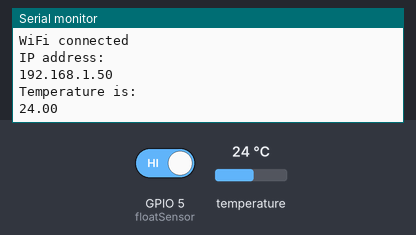
The sketch below on a simulated ESP8266 (NodeMCU). Shown: the last lines printed to the serial monitor. Inputs (shaded band) come from the test bench; at power-on: GPIO 5 (floatSensor) HIGH, temperature 24 °C. WiFi joins after 1.5 s; servers stay silent unless stated; uploads are accepted with an empty reply.

Above: at 2.7 s.
2.8 s: GPIO 5 (floatSensor) driven LOW
At 4.49 s:
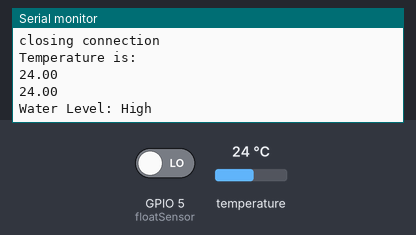
4.5 s: temperature set to 12 °C
At 5.2 s:
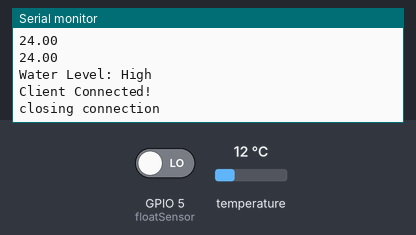
6.0 s: temperature set to 19 °C
At 7.3 s:
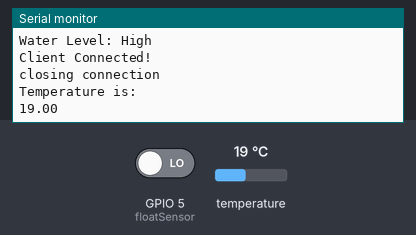
Timing chart, 0 to 9.0 s (numbered marks = the images above; inputs shaded):
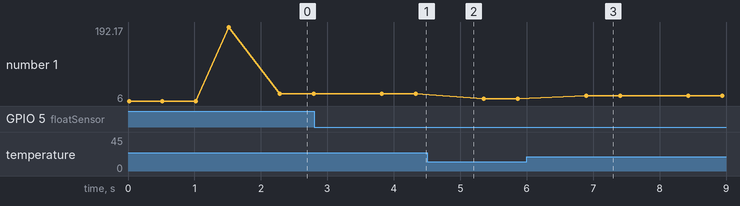

The sketch:

NodeMcu_000Webhost.ino
```cpp
#include <ESP8266WiFi.h> // important libraries for wifi
#include <ESP8266HTTPClient.h> //important libraries for wifi

#include <DallasTemperature.h> // sensor libraries
#include <OneWire.h> // sensor libraries
#define ONE_WIRE_BUS 4                          //D2 pin of nodemcu

OneWire oneWire(ONE_WIRE_BUS);
DallasTemperature sensors(&oneWire);  // Pass the oneWire reference to Dallas Temperature.

char* ssid = "__________"; // your wifi connection
char* password = "___________";
char* host = "dormmate.000webhostapp.com";
int floatSensor = 5;
int buttonState;

void setup()
{
    Serial.begin(115200);
    sensors.begin();
    pinMode(floatSensor, INPUT_PULLUP);
    // We start by connecting to a WiFi network

    Serial.println();
    Serial.println();
    Serial.print("Connecting to ");
    Serial.println(ssid);

    WiFi.begin(ssid, password);
    Serial.println("Starting Wifi");
    while (WiFi.status() != WL_CONNECTED) {
        Serial.print(WiFi.status());
        delay(500);
        Serial.print(".");
    }

    Serial.println("");
    Serial.println("WiFi connected");
    Serial.println("IP address: ");
    Serial.println(WiFi.localIP());
}


void loop()
{
  sensors.requestTemperatures();                // Send the command to get temperatures
  Serial.println("Temperature is: ");
  Serial.println(sensors.getTempCByIndex(0));   // Why "byIndex"? You can have more than one IC on the same bus. 0 refers to the first IC on the wire
  delay(500);
  float temperature = sensors.getTempCByIndex(0);
  char* water;
  Serial.println(temperature);

  buttonState = digitalRead(floatSensor);
  if(buttonState == HIGH){
    Serial.println("Water Level: Low");
    water = "LOW";
  }else{
    Serial.println("Water Level: High");
    water = "HIGH";
  }

    // Use WiFiClient class to create TCP connections
    WiFiClient client;
    const int httpPort = 80;
    if (!client.connect(host, httpPort)) {
        //Serial.println(client.connect(host,httpPort));
        Serial.println("connection failed");
        return;
    }
  Serial.println("Client Connected!");

    // This will send the request to the server
    client.print(String("GET /index.php?") +
                          ("&temperature=") + temperature +
                          ("&water_level=") + water +
                          " HTTP/1.1\r\n" +
                 "Host: " + host + "\r\n" +
                 "Connection: close\r\n\r\n");

    unsigned long timeout = millis();
    while (client.available() == 0) {
        if (millis() - timeout > 1000) {
            Serial.println(">>> Client Timeout !");
            client.stop();
            return;
        }
    }

    Serial.println();
    Serial.println("closing connection");
}
```

Measured:
- after the input at 2.8 s, the serial monitor: prints a new line after 1.5 s (image 1)
- after the input at 6.0 s, the serial monitor: prints a new line after 0.89 s (image 3)
- plotted number 1: 24 → 12 after the input at 4.5 s, 12 → 19 after the input at 6.0 s
